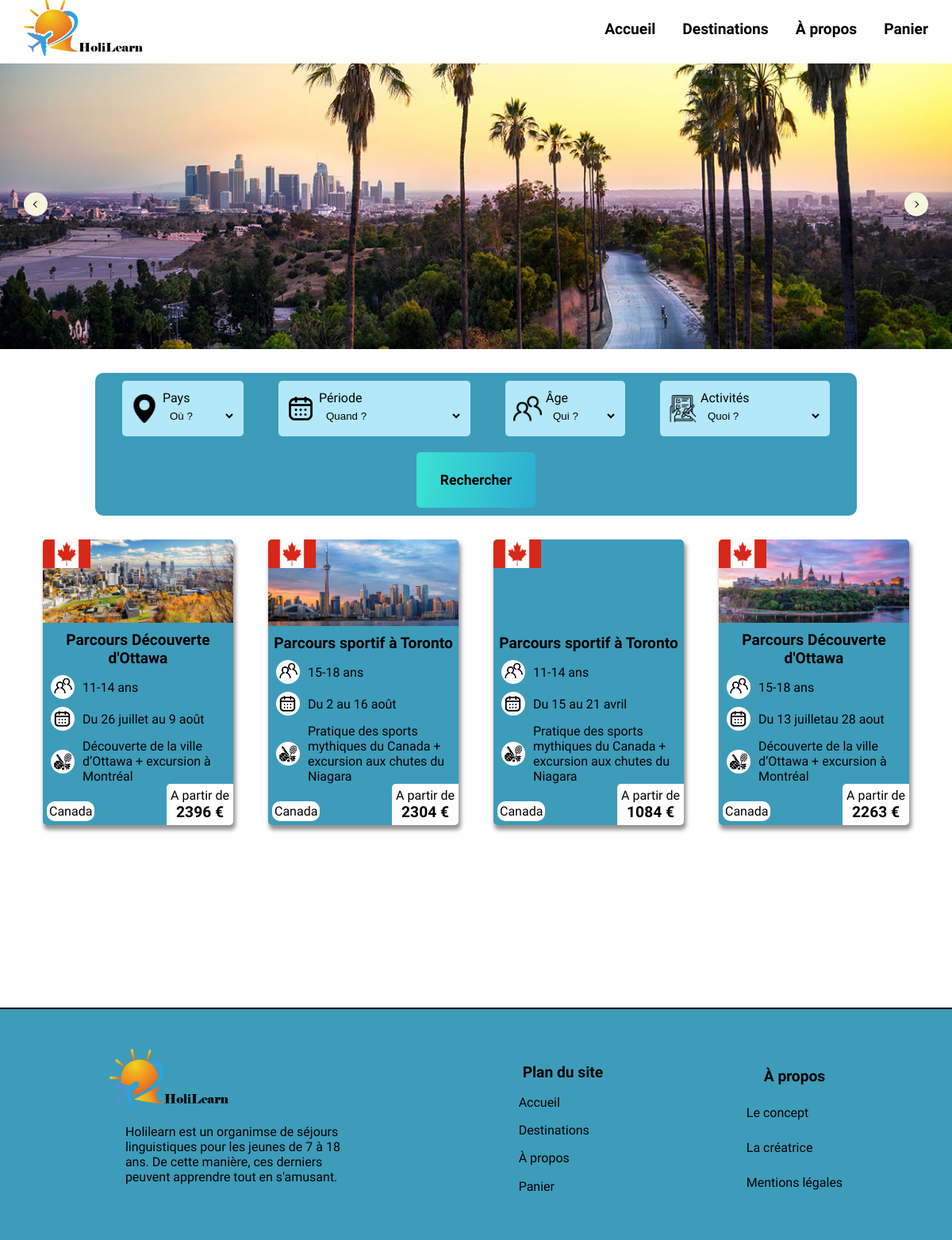
The app's page /all_dest.php?pays=Canada with its own data.
### tables this page shows
CREATE TABLE `destination` (
  `id` int(11) NOT NULL,
  `nom_parcours` varchar(100) NOT NULL,
  `type_parcours` varchar(50) NOT NULL,
  `pays` varchar(30) NOT NULL,
  `drapeau_pays` varchar(30) NOT NULL,
  `age_dest` varchar(10) NOT NULL,
  `periode` varchar(30) NOT NULL,
  `descriptif_dest` text NOT NULL,
  `prix` int(11) NOT NULL,
  `lieu_hebergement` varchar(100) NOT NULL,
  `image1` varchar(50) NOT NULL,
  `image2` varchar(50) NOT NULL,
  `image3` varchar(50) NOT NULL,
  `image4` varchar(50) NOT NULL,
  `activites` varchar(300) NOT NULL,
  `visites` varchar(300) NOT NULL,
  `soirees` varchar(300) NOT NULL,
  `date_modif` timestamp NOT NULL DEFAULT current_timestamp() ON UPDATE current_timestamp(),
  `vacances` varchar(50) NOT NULL,
  `img_card` varchar(50) NOT NULL,
  `resume_act` varchar(100) NOT NULL
);

### all_dest.php (the view, shortened to what this page needs)
<?php
include("connexion.php");
$requete = "SELECT * FROM destination";
$compoRequete = "";
if (!empty($_GET)) {
    foreach ($_GET as $param => $value) {
        if (!empty($value)) {
            $compoRequete .= " AND $param LIKE '$value'";
        }
    }
    if ($compoRequete != "") {
        $compoRequete = substr_replace($compoRequete, " WHERE", 0, 4);
    }
    $requete .= $compoRequete;
}
$stmt=$db->query($requete);
$result=$stmt-> fetchall(PDO::FETCH_ASSOC);
?>
<!DOCTYPE html>
<html lang="fr">
<head>
    <link rel="stylesheet" href="style.css">
    <link rel="stylesheet" href="slider.css">
</head>
<body>
    <?php include("navbar.php") ?>
    <div class="js-slider presentation_image">
        <div class="js-photos">
            <div class="js-photo reel-slide">
                <img src="img/slider_alldest/la_slider.jpg" alt="">
            </div>
        </div>
        <div class="js-navigation">
            <button class="js-btn-decale-droite">
                <span class="arrow">  <span class='sr-only'>Image suivante</span> </span>
            </button>
            <button class="js-btn-decale-gauche">
                <span class="arrow">  <span class='sr-only'>Image précédente</span></span>
            </button>
        </div>
    </div>
  <?php
    include("search_bar.php");
  ?>
    <div class="cardcontainer">
    <?php
    foreach($result as $row){?>
        <a href="dest.php?dest=<?=$row["id"]?>">
        <div class="card">
          <img src="<?=$row["drapeau_pays"]?>" class="img_drapeau_usa" alt="">
          <div class="img_card" style="background-image:url('<?=$row["img_card"]?>')"></div>
          <h3><?=$row["nom_parcours"]?></h3>
          <div class="people">
            <img src="img/people2.png" width="30px" alt="">
            <p><?=$row["age_dest"]?></p>
          </div>
          <div class="calendar">
            <img src="img/calendar2.png" width="30px" alt="">
            <p><?=$row["periode"]?></p>
          </div>
          <div class="activities_logo">
            <img src="img/activities3.png" width="30px" alt="">
            <p><?=$row["resume_act"]?></p>
          </div>
          <div class="bloc_pays_et_prix">
            <p class="pays"><?=$row["pays"]?></p>
            <div class="bloc_prix">
              <p>A partir de </p>
              <p class="prix"><?=$row["prix"]?> €</p>
            </div>
        </div>
        </div>
        </a>
    <?php
    }
    ?>
    </div>
    <footer>
      <section class="explications_proj">
        <img src="img/holilearnlogo_text.png" alt="">
        <p>Holilearn est un organimse de séjours linguistiques pour les jeunes de 7 à 18 ans. De cette manière, ces derniers peuvent apprendre tout en s'amusant.</p>
      </section>
      <section class="plan_site">
        <h3>Plan du site</h3>
        <a href="index.php">Accueil</a>
        <a href="destinations.php">Destinations</a>
        <a href="about.php">À propos</a>
        <a href="panier.php">Panier</a>
      </section>
      <section class="about">
        <h3>À propos</h3>
        <a href="about.php#concept">Le concept</a>
        <a href="about.php#creatrice">La créatrice</a>
        <a href="about.php#mention_legale">Mentions légales</a>
      </section>
    </footer>
</body>
</html>

### style.css (style rules this page uses)
*, *::after, *::before { box-sizing: border-box; scroll-behavior: smooth; margin: 0; padding: 0; }
body { font-family: 'Elsie', cursive, sans-serif; }
.cardcontainer { display: flex; flex-wrap: wrap; justify-content: space-evenly; margin-top: 30px; margin-left: 10px; margin-right: 10px; }
.cardcontainer a { text-decoration: none; color: black; }
.card { display: flex; flex-direction: column; width: 20vw; border-radius:5px; background-color: rgba(22, 136, 172, 0.83); height: 30vw; margin-bottom: 30px; position: relative; box-shadow: 2px 5px 5px 1px rgba(115,111,111,0.75); }
.img_drapeau_usa { border-top-left-radius: 5px; z-index:10; width:5vw; height: 3vw; position: absolute; top:0px; left: 0px; }
.img_card { background-size: cover; background-position: center; background-repeat: no-repeat; border-top-left-radius: 5px; border-top-right-radius: 5px; z-index: 6; width:20vw; height: 20vw; }
h3 { font-size: 1.2rem; text-align: center; padding-top: 10px; padding-left: 5px; padding-right: 5px; }
.people { display: flex; align-items: center; margin-left: 10px; margin-top: 10px; }
.people p { margin-left: 10px; }
.calendar { display: flex; align-items: center; margin-left: 10px; margin-top: 10px; }
.calendar p { margin-left: 10px; }
.activities_logo { display: flex; align-items: center; margin-left: 10px; margin-top: 10px; }
.activities_logo p { margin-left: 10px; }
.pays { background-color: white; border-radius: 10px; max-width: fit-content; padding: 3px; margin-left: 5px; margin-bottom: 5px; }
.bloc_prix { background-color: white; max-width: fit-content; padding: 5px; border-bottom-right-radius: 5px; border-top-left-radius: 5px; }
.prix { font-weight: bold; font-size: 1.2rem; text-align: center; }
.bloc_pays_et_prix { display: flex; justify-content: space-between; align-items: flex-end; }
footer { display: flex; justify-content: space-around; background-color:#1688acd4; border-top: solid 2px black; margin-top: 200px; padding: 50px; }
footer img { width: 150px; height: 75px; }
footer section { display: flex; flex-direction: column; justify-content: space-around; }
.explications_proj p { max-width: 340px; padding: 20px; }
footer a { text-decoration: none; color:black; }
section h3 { font-size: 1.2rem; }
.presentation_image { width: 100%; height: 30vw; padding-top: 10vh; box-sizing: content-box; }

### slider.css (style rules this page uses)
.js-slider { overflow: hidden; position: relative; }
.js-photos { display: flex; left: -100%; position: relative; transition: left 0.6s ease-out; }
.js-photo { width: 100%; height: 30vw; flex-shrink: 0; position: relative; }
.js-slider img { width: 100%; height: 30vw; object-fit: cover; }
.js-navigation { position: absolute; width: 95%; top: 50%; left: 50%; transform: translate(-50%, -50%); }
.js-btn-decale-droite, .js-btn-decale-gauche { position: absolute; transform: translateY(75%); width: 30px; height: 30px; border-radius: 50%; background-color: beige; display: flex; justify-content: center; align-items: center; border: none; cursor: pointer; }
.js-btn-decale-gauche { left: initial; right: 0; }
.js-slider .arrow { width: 6px; height: 6px; border-top: 1px solid black; border-left: 1px solid black; transform: rotate(-45deg); position: relative; left: 1px; }
.js-btn-decale-gauche .arrow { left: -1px; transform: rotate(135deg); }

### records on screen
destination: drapeau_pays (picture), img_card (picture), nom_parcours "Parcours Découverte d'Ottawa", age_dest "11-14 ans", periode "Du 26 juillet au 9 août", resume_act "Découverte de la ville d’Ottawa + excursion à Montréal", pays "Canada", prix "2396"
destination: drapeau_pays (picture), img_card (picture), nom_parcours "Parcours sportif à Toronto", age_dest "15-18 ans", periode "Du 2 au 16 août", resume_act "Pratique des sports mythiques du Canada + excursion aux chutes du Niagara", pays "Canada", prix "2304"
destination: drapeau_pays (picture), nom_parcours "Parcours sportif à Toronto", age_dest "11-14 ans", periode "Du 15 au 21 avril", resume_act "Pratique des sports mythiques du Canada + excursion aux chutes du Niagara", pays "Canada", prix "1084"
destination: drapeau_pays (picture), img_card (picture), nom_parcours "Parcours Découverte d'Ottawa", age_dest "15-18 ans", periode "Du 13 juilletau 28 aout", resume_act "Découverte de la ville d’Ottawa + excursion à Montréal", pays "Canada", prix "2263"
